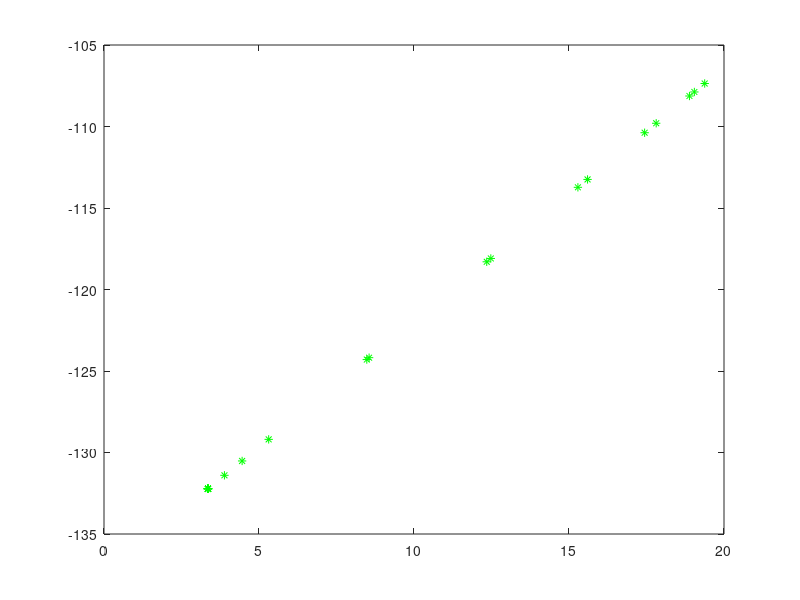

Recreate this plot in MATLAB.
%%
clear; clc;
P = [0.00
0.00
0.00
0.00
0.00
0.73
94.38
347.58
909.59
1597.18
2120.44
2503.61
2761.14
2848.73
2789.38
2570.07
2175.81
1620.66
922.78
195.55
0.37
0.00
0.00
0.00
];

P = -P;

S12 = complex(P + 11121.8, 6183);
z = complex(0.0412, 0.0625);
v1 = 7.2;

v2 = v1 - S12*z/v1;

S23 = complex(P + 9412.6, 5306.2);
v3 = zeros(24,1);
for i = 1:24
    v3(i) = v2(i) - S23(i)*z/v2(i);
end

% how to plot?
real_v3 = real(v3);
imag_v3 = imag(v3);
plot(real_v3, imag_v3, 'g*');